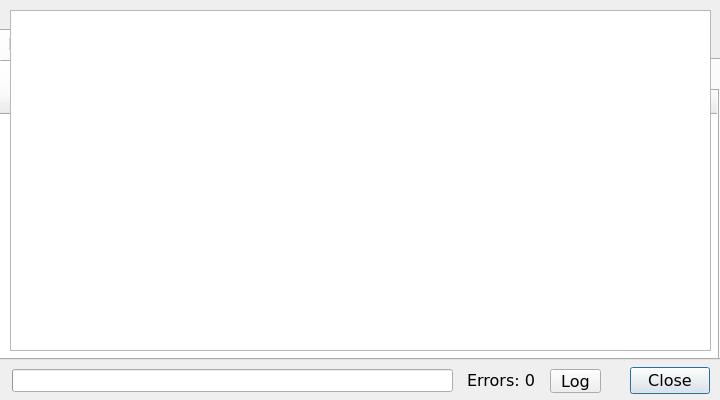
<?xml version="1.0" encoding="UTF-8"?>
<ui version="4.0">
    <class>winAddonManager</class>
    <widget class="QDialog" name="winAddonManager">
        <property name="windowModality">
            <enum>Qt::ApplicationModal</enum>
        </property>
        <property name="geometry">
            <rect>
                <x>0</x>
                <y>0</y>
                <width>720</width>
                <height>400</height>
            </rect>
        </property>
        <property name="font">
            <font>
                <family>Verdana</family>
                <pointsize>12</pointsize>
            </font>
        </property>
        <property name="windowTitle">
            <string>MainWindow</string>
        </property>
        <property name="modal">
            <bool>true</bool>
        </property>
        <widget class="QDialogButtonBox" name="btnBox">
            <property name="geometry">
                <rect>
                    <x>541</x>
                    <y>367</y>
                    <width>169</width>
                    <height>27</height>
                </rect>
            </property>
            <property name="standardButtons">
                <set>QDialogButtonBox::Close</set>
            </property>
        </widget>
        <widget class="QLineEdit" name="txtSearchBar">
            <property name="geometry">
                <rect>
                    <x>260</x>
                    <y>17</y>
                    <width>371</width>
                    <height>27</height>
                </rect>
            </property>
            <property name="placeholderText">
                <string>Search here</string>
            </property>
            <property name="clearButtonEnabled">
                <bool>true</bool>
            </property>
        </widget>
        <widget class="QToolButton" name="btnAddons">
            <property name="geometry">
                <rect>
                    <x>650</x>
                    <y>10</y>
                    <width>61</width>
                    <height>41</height>
                </rect>
            </property>
            <property name="toolTip">
                <string>&lt;html&gt;&lt;head/&gt;&lt;body&gt;&lt;p&gt;Remove addons&lt;/p&gt;&lt;/body&gt;&lt;/html&gt;</string>
            </property>
            <property name="text">
                <string>-</string>
            </property>
            <property name="popupMode">
                <enum>QToolButton::MenuButtonPopup</enum>
            </property>
        </widget>
        <widget class="QTabWidget" name="tabWidget">
            <property name="geometry">
                <rect>
                    <x>-4</x>
                    <y>29</y>
                    <width>731</width>
                    <height>331</height>
                </rect>
            </property>
            <property name="currentIndex">
                <number>0</number>
            </property>
            <widget class="QWidget" name="tabInstalled">
                <attribute name="title">
                    <string>Installed</string>
                </attribute>
                <widget class="QTabWidget" name="tabWidgetInstalled">
                    <property name="geometry">
                        <rect>
                            <x>0</x>
                            <y>0</y>
                            <width>721</width>
                            <height>301</height>
                        </rect>
                    </property>
                    <property name="currentIndex">
                        <number>0</number>
                    </property>
                    <widget class="QWidget" name="tabPluginsInstalled">
                        <attribute name="title">
                            <string>Plugins</string>
                        </attribute>
                        <widget class="QTableWidget" name="tablePluginsInstalled">
                            <property name="geometry">
                                <rect>
                                    <x>0</x>
                                    <y>0</y>
                                    <width>721</width>
                                    <height>271</height>
                                </rect>
                            </property>
                            <property name="frameShape">
                                <enum>QFrame::NoFrame</enum>
                            </property>
                            <property name="sizeAdjustPolicy">
                                <enum>QAbstractScrollArea::AdjustToContents</enum>
                            </property>
                            <property name="editTriggers">
                                <set>QAbstractItemView::NoEditTriggers</set>
                            </property>
                            <property name="dragEnabled">
                                <bool>false</bool>
                            </property>
                            <property name="selectionMode">
                                <enum>QAbstractItemView::MultiSelection</enum>
                            </property>
                            <property name="selectionBehavior">
                                <enum>QAbstractItemView::SelectRows</enum>
                            </property>
                            <property name="sortingEnabled">
                                <bool>true</bool>
                            </property>
                            <property name="cornerButtonEnabled">
                                <bool>true</bool>
                            </property>
                            <attribute name="horizontalHeaderVisible">
                                <bool>true</bool>
                            </attribute>
                            <attribute name="horizontalHeaderCascadingSectionResizes">
                                <bool>false</bool>
                            </attribute>
                            <attribute name="horizontalHeaderStretchLastSection">
                                <bool>true</bool>
                            </attribute>
                            <attribute name="verticalHeaderVisible">
                                <bool>false</bool>
                            </attribute>
                            <column>
                                <property name="text">
                                    <string>ID</string>
                                </property>
                            </column>
                            <column>
                                <property name="text">
                                    <string>Name</string>
                                </property>
                            </column>
                            <column>
                                <property name="text">
                                    <string>Category</string>
                                </property>
                            </column>
                            <column>
                                <property name="text">
                                    <string>Version</string>
                                </property>
                            </column>
                            <column>
                                <property name="text">
                                    <string>Author</string>
                                </property>
                            </column>
                            <column>
                                <property name="text">
                                    <string>Latest Release</string>
                                </property>
                            </column>
                        </widget>
                    </widget>
                    <widget class="QWidget" name="tabSkinsInstalled">
                        <attribute name="title">
                            <string>Skins</string>
                        </attribute>
                        <widget class="QTableWidget" name="tableSkinsInstalled">
                            <property name="geometry">
                                <rect>
                                    <x>0</x>
                                    <y>0</y>
                                    <width>721</width>
                                    <height>271</height>
                                </rect>
                            </property>
                            <property name="frameShape">
                                <enum>QFrame::NoFrame</enum>
                            </property>
                            <property name="sizeAdjustPolicy">
                                <enum>QAbstractScrollArea::AdjustToContents</enum>
                            </property>
                            <property name="editTriggers">
                                <set>QAbstractItemView::NoEditTriggers</set>
                            </property>
                            <property name="dragEnabled">
                                <bool>false</bool>
                            </property>
                            <property name="selectionMode">
                                <enum>QAbstractItemView::MultiSelection</enum>
                            </property>
                            <property name="selectionBehavior">
                                <enum>QAbstractItemView::SelectRows</enum>
                            </property>
                            <property name="sortingEnabled">
                                <bool>true</bool>
                            </property>
                            <property name="cornerButtonEnabled">
                                <bool>true</bool>
                            </property>
                            <attribute name="horizontalHeaderVisible">
                                <bool>true</bool>
                            </attribute>
                            <attribute name="horizontalHeaderCascadingSectionResizes">
                                <bool>false</bool>
                            </attribute>
                            <attribute name="horizontalHeaderStretchLastSection">
                                <bool>true</bool>
                            </attribute>
                            <attribute name="verticalHeaderVisible">
                                <bool>false</bool>
                            </attribute>
                            <column>
                                <property name="text">
                                    <string>ID</string>
                                </property>
                            </column>
                            <column>
                                <property name="text">
                                    <string>Name</string>
                                </property>
                            </column>
                            <column>
                                <property name="text">
                                    <string>Category</string>
                                </property>
                            </column>
                            <column>
                                <property name="text">
                                    <string>Version</string>
                                </property>
                            </column>
                            <column>
                                <property name="text">
                                    <string>Author</string>
                                </property>
                            </column>
                            <column>
                                <property name="text">
                                    <string>Latest Release</string>
                                </property>
                            </column>
                        </widget>
                    </widget>
                    <widget class="QWidget" name="tabMusicInstalled">
                        <attribute name="title">
                            <string>Music</string>
                        </attribute>
                        <attribute name="toolTip">
                            <string>ABC Files</string>
                        </attribute>
                        <widget class="QTableWidget" name="tableMusicInstalled">
                            <property name="geometry">
                                <rect>
                                    <x>0</x>
                                    <y>0</y>
                                    <width>721</width>
                                    <height>271</height>
                                </rect>
                            </property>
                            <property name="frameShape">
                                <enum>QFrame::NoFrame</enum>
                            </property>
                            <property name="sizeAdjustPolicy">
                                <enum>QAbstractScrollArea::AdjustToContents</enum>
                            </property>
                            <property name="editTriggers">
                                <set>QAbstractItemView::NoEditTriggers</set>
                            </property>
                            <property name="dragEnabled">
                                <bool>false</bool>
                            </property>
                            <property name="selectionMode">
                                <enum>QAbstractItemView::MultiSelection</enum>
                            </property>
                            <property name="selectionBehavior">
                                <enum>QAbstractItemView::SelectRows</enum>
                            </property>
                            <property name="sortingEnabled">
                                <bool>true</bool>
                            </property>
                            <property name="cornerButtonEnabled">
                                <bool>true</bool>
                            </property>
                            <attribute name="horizontalHeaderVisible">
                                <bool>true</bool>
                            </attribute>
                            <attribute name="horizontalHeaderCascadingSectionResizes">
                                <bool>false</bool>
                            </attribute>
                            <attribute name="horizontalHeaderStretchLastSection">
                                <bool>true</bool>
                            </attribute>
                            <attribute name="verticalHeaderVisible">
                                <bool>false</bool>
                            </attribute>
                            <column>
                                <property name="text">
                                    <string>ID</string>
                                </property>
                            </column>
                            <column>
                                <property name="text">
                                    <string>Name</string>
                                </property>
                            </column>
                            <column>
                                <property name="text">
                                    <string>Category</string>
                                </property>
                            </column>
                            <column>
                                <property name="text">
                                    <string>Version</string>
                                </property>
                            </column>
                            <column>
                                <property name="text">
                                    <string>Author</string>
                                </property>
                            </column>
                            <column>
                                <property name="text">
                                    <string>Latest Release</string>
                                </property>
                            </column>
                        </widget>
                    </widget>
                </widget>
            </widget>
            <widget class="QWidget" name="tabFindMore">
                <attribute name="title">
                    <string>Find More</string>
                </attribute>
                <widget class="QTabWidget" name="tabWidgetRemote">
                    <property name="geometry">
                        <rect>
                            <x>0</x>
                            <y>0</y>
                            <width>721</width>
                            <height>301</height>
                        </rect>
                    </property>
                    <property name="currentIndex">
                        <number>0</number>
                    </property>
                    <widget class="QWidget" name="tabPlugins">
                        <attribute name="title">
                            <string>Plugins</string>
                        </attribute>
                        <widget class="QTableWidget" name="tablePlugins">
                            <property name="geometry">
                                <rect>
                                    <x>0</x>
                                    <y>0</y>
                                    <width>721</width>
                                    <height>271</height>
                                </rect>
                            </property>
                            <property name="frameShape">
                                <enum>QFrame::NoFrame</enum>
                            </property>
                            <property name="sizeAdjustPolicy">
                                <enum>QAbstractScrollArea::AdjustToContents</enum>
                            </property>
                            <property name="editTriggers">
                                <set>QAbstractItemView::NoEditTriggers</set>
                            </property>
                            <property name="dragEnabled">
                                <bool>false</bool>
                            </property>
                            <property name="selectionMode">
                                <enum>QAbstractItemView::MultiSelection</enum>
                            </property>
                            <property name="selectionBehavior">
                                <enum>QAbstractItemView::SelectRows</enum>
                            </property>
                            <property name="sortingEnabled">
                                <bool>true</bool>
                            </property>
                            <property name="cornerButtonEnabled">
                                <bool>true</bool>
                            </property>
                            <attribute name="horizontalHeaderVisible">
                                <bool>true</bool>
                            </attribute>
                            <attribute name="horizontalHeaderCascadingSectionResizes">
                                <bool>false</bool>
                            </attribute>
                            <attribute name="horizontalHeaderStretchLastSection">
                                <bool>true</bool>
                            </attribute>
                            <attribute name="verticalHeaderVisible">
                                <bool>false</bool>
                            </attribute>
                            <column>
                                <property name="text">
                                    <string>ID</string>
                                </property>
                            </column>
                            <column>
                                <property name="text">
                                    <string>Name</string>
                                </property>
                            </column>
                            <column>
                                <property name="text">
                                    <string>Category</string>
                                </property>
                            </column>
                            <column>
                                <property name="text">
                                    <string>Version</string>
                                </property>
                            </column>
                            <column>
                                <property name="text">
                                    <string>Author</string>
                                </property>
                            </column>
                            <column>
                                <property name="text">
                                    <string>Latest Release</string>
                                </property>
                            </column>
                        </widget>
                    </widget>
                    <widget class="QWidget" name="tabSkins">
                        <attribute name="title">
                            <string>Skins</string>
                        </attribute>
                        <widget class="QTableWidget" name="tableSkins">
                            <property name="geometry">
                                <rect>
                                    <x>0</x>
                                    <y>0</y>
                                    <width>721</width>
                                    <height>271</height>
                                </rect>
                            </property>
                            <property name="frameShape">
                                <enum>QFrame::NoFrame</enum>
                            </property>
                            <property name="sizeAdjustPolicy">
                                <enum>QAbstractScrollArea::AdjustToContents</enum>
                            </property>
                            <property name="editTriggers">
                                <set>QAbstractItemView::NoEditTriggers</set>
                            </property>
                            <property name="dragEnabled">
                                <bool>false</bool>
                            </property>
                            <property name="selectionMode">
                                <enum>QAbstractItemView::MultiSelection</enum>
                            </property>
                            <property name="selectionBehavior">
                                <enum>QAbstractItemView::SelectRows</enum>
                            </property>
                            <property name="sortingEnabled">
                                <bool>true</bool>
                            </property>
                            <property name="cornerButtonEnabled">
                                <bool>true</bool>
                            </property>
                            <attribute name="horizontalHeaderVisible">
                                <bool>true</bool>
                            </attribute>
                            <attribute name="horizontalHeaderCascadingSectionResizes">
                                <bool>false</bool>
                            </attribute>
                            <attribute name="horizontalHeaderStretchLastSection">
                                <bool>true</bool>
                            </attribute>
                            <attribute name="verticalHeaderVisible">
                                <bool>false</bool>
                            </attribute>
                            <column>
                                <property name="text">
                                    <string>ID</string>
                                </property>
                            </column>
                            <column>
                                <property name="text">
                                    <string>Name</string>
                                </property>
                            </column>
                            <column>
                                <property name="text">
                                    <string>Category</string>
                                </property>
                            </column>
                            <column>
                                <property name="text">
                                    <string>Version</string>
                                </property>
                            </column>
                            <column>
                                <property name="text">
                                    <string>Author</string>
                                </property>
                            </column>
                            <column>
                                <property name="text">
                                    <string>Latest Release</string>
                                </property>
                            </column>
                        </widget>
                    </widget>
                    <widget class="QWidget" name="tabMusic">
                        <attribute name="title">
                            <string>Music</string>
                        </attribute>
                        <attribute name="toolTip">
                            <string>ABC Files</string>
                        </attribute>
                        <widget class="QTableWidget" name="tableMusic">
                            <property name="geometry">
                                <rect>
                                    <x>0</x>
                                    <y>0</y>
                                    <width>721</width>
                                    <height>271</height>
                                </rect>
                            </property>
                            <property name="frameShape">
                                <enum>QFrame::NoFrame</enum>
                            </property>
                            <property name="sizeAdjustPolicy">
                                <enum>QAbstractScrollArea::AdjustToContents</enum>
                            </property>
                            <property name="editTriggers">
                                <set>QAbstractItemView::NoEditTriggers</set>
                            </property>
                            <property name="dragEnabled">
                                <bool>false</bool>
                            </property>
                            <property name="selectionMode">
                                <enum>QAbstractItemView::MultiSelection</enum>
                            </property>
                            <property name="selectionBehavior">
                                <enum>QAbstractItemView::SelectRows</enum>
                            </property>
                            <property name="sortingEnabled">
                                <bool>true</bool>
                            </property>
                            <property name="cornerButtonEnabled">
                                <bool>true</bool>
                            </property>
                            <attribute name="horizontalHeaderVisible">
                                <bool>true</bool>
                            </attribute>
                            <attribute name="horizontalHeaderCascadingSectionResizes">
                                <bool>false</bool>
                            </attribute>
                            <attribute name="horizontalHeaderStretchLastSection">
                                <bool>true</bool>
                            </attribute>
                            <attribute name="verticalHeaderVisible">
                                <bool>false</bool>
                            </attribute>
                            <column>
                                <property name="text">
                                    <string>ID</string>
                                </property>
                            </column>
                            <column>
                                <property name="text">
                                    <string>Name</string>
                                </property>
                            </column>
                            <column>
                                <property name="text">
                                    <string>Category</string>
                                </property>
                            </column>
                            <column>
                                <property name="text">
                                    <string>Version</string>
                                </property>
                            </column>
                            <column>
                                <property name="text">
                                    <string>Author</string>
                                </property>
                            </column>
                            <column>
                                <property name="text">
                                    <string>Latest Release</string>
                                </property>
                            </column>
                        </widget>
                    </widget>
                </widget>
            </widget>
        </widget>
        <widget class="QProgressBar" name="progressBar">
            <property name="geometry">
                <rect>
                    <x>12</x>
                    <y>369</y>
                    <width>441</width>
                    <height>23</height>
                </rect>
            </property>
            <property name="value">
                <number>0</number>
            </property>
            <property name="textVisible">
                <bool>false</bool>
            </property>
        </widget>
        <widget class="QLabel" name="lblErrors">
            <property name="geometry">
                <rect>
                    <x>467</x>
                    <y>370</y>
                    <width>81</width>
                    <height>21</height>
                </rect>
            </property>
            <property name="text">
                <string>Errors: 0</string>
            </property>
        </widget>
        <widget class="QToolButton" name="btnLog">
            <property name="geometry">
                <rect>
                    <x>550</x>
                    <y>369</y>
                    <width>51</width>
                    <height>24</height>
                </rect>
            </property>
            <property name="text">
                <string>Log</string>
            </property>
            <property name="flat" stdset="0">
                <bool>true</bool>
            </property>
        </widget>
        <widget class="QTextEdit" name="txtLog">
            <property name="enabled">
                <bool>true</bool>
            </property>
            <property name="geometry">
                <rect>
                    <x>10</x>
                    <y>10</y>
                    <width>701</width>
                    <height>341</height>
                </rect>
            </property>
            <property name="undoRedoEnabled">
                <bool>false</bool>
            </property>
            <property name="readOnly">
                <bool>true</bool>
            </property>
        </widget>
        <widget class="QToolButton" name="btnCheckForUpdates">
            <property name="geometry">
                <rect>
                    <x>684</x>
                    <y>59</y>
                    <width>23</width>
                    <height>20</height>
                </rect>
            </property>
            <property name="toolTip">
                <string>&lt;html&gt;&lt;head/&gt;&lt;body&gt;&lt;p&gt;Check for updates&lt;/p&gt;&lt;/body&gt;&lt;/html&gt;</string>
            </property>
            <property name="text">
                <string/>
            </property>
            <property name="popupMode">
                <enum>QToolButton::DelayedPopup</enum>
            </property>
            <property name="autoRaise">
                <bool>false</bool>
            </property>
        </widget>
        <widget class="QPushButton" name="btnUpdateAll">
            <property name="geometry">
                <rect>
                    <x>576</x>
                    <y>59</y>
                    <width>97</width>
                    <height>20</height>
                </rect>
            </property>
            <property name="toolTip">
                <string>Update all addons</string>
            </property>
            <property name="text">
                <string>Update All</string>
            </property>
        </widget>
        <action name="actionAddonImport">
            <property name="text">
                <string>Import Addons</string>
            </property>
            <property name="toolTip">
                <string>Import addons from files/archives</string>
            </property>
            <property name="shortcut">
                <string>Ctrl+I</string>
            </property>
        </action>
        <action name="actionShowOnLotrointerface">
            <property name="text">
                <string>Show on lotrointerface.com</string>
            </property>
        </action>
        <action name="actionShowSelectedOnLotrointerface">
            <property name="text">
                <string>Show selected addons on lotrointerface.com</string>
            </property>
        </action>
        <action name="actionInstallAddon">
            <property name="text">
                <string>Install</string>
            </property>
        </action>
        <action name="actionUninstallAddon">
            <property name="text">
                <string>Uninstall</string>
            </property>
        </action>
        <action name="actionShowAddonInFileManager">
            <property name="text">
                <string>Show in file manager</string>
            </property>
        </action>
        <action name="actionShowPluginsFolderInFileManager">
            <property name="text">
                <string>Show plugins folder in file manager</string>
            </property>
        </action>
        <action name="actionShowSkinsFolderInFileManager">
            <property name="text">
                <string>Show skins folder in file manager</string>
            </property>
        </action>
        <action name="actionShowMusicFolderInFileManager">
            <property name="text">
                <string>Show music folder in file manager</string>
            </property>
        </action>
        <action name="actionUpdateAllSelectedAddons">
            <property name="text">
                <string>Update all selected addons</string>
            </property>
        </action>
        <action name="actionUpdateAddon">
            <property name="text">
                <string>Update</string>
            </property>
        </action>
        <action name="actionEnableStartupScript">
            <property name="text">
                <string>Enable startup script</string>
            </property>
        </action>
        <action name="actionDisableStartupScript">
            <property name="text">
                <string>Disable startup script</string>
            </property>
        </action>
        <zorder>btnBox</zorder>
        <zorder>tabWidget</zorder>
        <zorder>txtSearchBar</zorder>
        <zorder>btnAddons</zorder>
        <zorder>progressBar</zorder>
        <zorder>lblErrors</zorder>
        <zorder>btnLog</zorder>
        <zorder>btnCheckForUpdates</zorder>
        <zorder>btnUpdateAll</zorder>
        <zorder>txtLog</zorder>
    </widget>
    <resources/>
    <connections/>
</ui>
